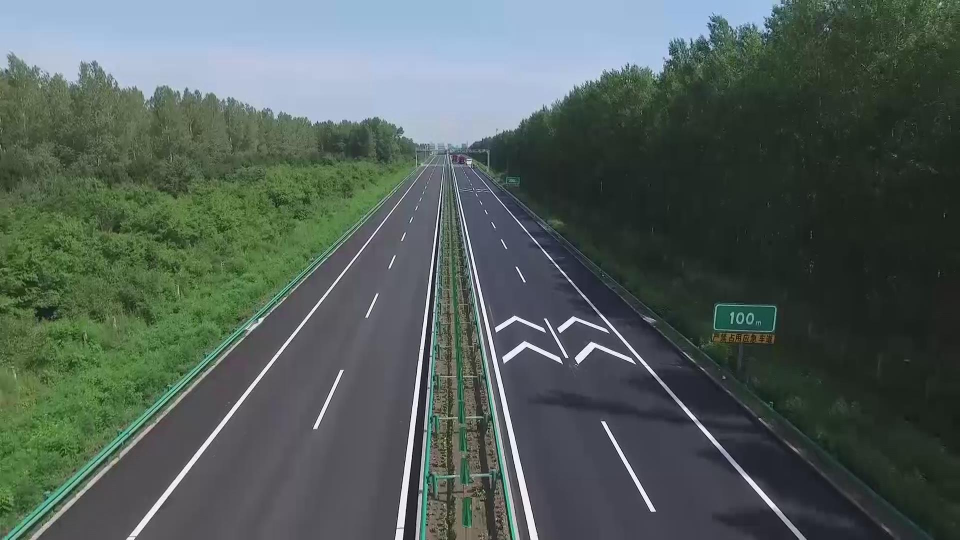
//> input picture HW2/picture/highway.png, 1920 x 1080 px (shown at 1/2 size); the run also reads 2 pictures not shown here
$ ./main   (built with g++ and OpenCV 4)
//> lines starting //> are read from the running program, lines starting //| are printed output that depends on the picture; after the words box and inside, x2 and y2 are one past the last pixel; in counts of white or black regions, pixels touching at a corner belong together
#include <opencv2/opencv.hpp>
#include <iostream>
#include <vector>
#include <cmath>
#include <algorithm>
#include <numeric>
#include <filesystem>

using namespace cv;
using namespace std;
namespace fs = std::filesystem;

void showImg(const string& name, const Mat& img) {
    imshow(name, img);
    waitKey(10); // 短暂等待刷新
}
// 增强版霍夫直线检测：动态阈值 + 更强NMS + 合并接近直线
struct LineCandidate {float rho; float theta; int votes;};
vector<Vec2f> myHoughLinesEnhanced(const Mat& edge, int minVotes, float mergeRho=10.f, float mergeThetaDeg=2.f, int topK=50) {
    int W=edge.cols, H=edge.rows; int maxDist=(int)std::lround(std::sqrt(W*W+H*H));
    int rhoRange = maxDist*2 + 1; int thetaRange=180; // [0,180)
    vector<int> acc(rhoRange*thetaRange,0);
    vector<double> sinT(thetaRange), cosT(thetaRange);
    for(int t=0;t<thetaRange;t++){ double th=t*CV_PI/180.0; sinT[t]=sin(th); cosT[t]=cos(th);}
    for(int y=0;y<H;y++){ const uchar* p=edge.ptr<uchar>(y); for(int x=0;x<W;x++) if(p[x]){
        for(int t=0;t<thetaRange;t++){ double rho=x*cosT[t]+y*sinT[t]; int r=(int)cvRound(rho)+maxDist; acc[r*thetaRange+t]++; }
    }}
    int maxVote=*max_element(acc.begin(), acc.end());
    int dynThresh = std::max(minVotes, (int)(maxVote*0.5)); // 动态阈值
    vector<LineCandidate> cand; cand.reserve(500);
    // 局部极大值 (3x3) + 阈值
    for(int r=1;r<rhoRange-1;r++){
        for(int t=1;t<thetaRange-1;t++){
            int v=acc[r*thetaRange+t]; if(v<dynThresh) continue; bool isMax=true;
            for(int dr=-1;dr<=1 && isMax;dr++) for(int dt=-1;dt<=1;dt++) if(dr||dt){ if(acc[(r+dr)*thetaRange+(t+dt)]>v){isMax=false; break;}};
            if(isMax){ cand.push_back({(float)(r-maxDist), (float)(t*CV_PI/180.f), v}); }
        }
    }
    // 根据票数排序
    sort(cand.begin(), cand.end(), [](auto& a, auto& b){return a.votes>b.votes;});
    // 合并接近的直线
    vector<Vec2f> result; vector<LineCandidate> kept;
    for(auto &c : cand){
        bool merged=false; for(auto &k: kept){ if(fabs(c.rho - k.rho) < mergeRho && fabs((c.theta - k.theta)*180.0/CV_PI) < mergeThetaDeg){ merged=true; if(c.votes>k.votes){ k=c; } break; }}
        if(!merged) kept.push_back(c);
        if((int)kept.size()>=topK) break;
    }
    for(auto &k: kept) result.push_back(Vec2f(k.rho, k.theta));
    return result;
}
// 新增：直线候选过滤（根据图像内有效段长度 + 边缘支持率）
vector<Vec2f> filterLines(const Mat& edge, const vector<Vec2f>& inLines, double minSupportRatio=0.35, int sampleStep=2, int minLength=60) {
    int W=edge.cols, H=edge.rows; vector<Vec2f> out; out.reserve(inLines.size());
    for(auto &l : inLines){ float rho=l[0], theta=l[1]; double ct=cos(theta), st=sin(theta);
        // 计算与图像边界的交点集合
        vector<Point2f> pts; pts.reserve(4);
        // x = 0 -> y
        if(fabs(st)>1e-6){ double y = (rho - 0*ct)/st; if(y>=0 && y<H) pts.emplace_back(0.f,(float)y); }
        // x = W-1 -> y
        if(fabs(st)>1e-6){ double y = (rho - (W-1)*ct)/st; if(y>=0 && y<H) pts.emplace_back((float)(W-1),(float)y); }
        // y = 0 -> x
        if(fabs(ct)>1e-6){ double x = (rho - 0*st)/ct; if(x>=0 && x<W) pts.emplace_back((float)x,0.f); }
        // y = H-1 -> x
        if(fabs(ct)>1e-6){ double x = (rho - (H-1)*st)/ct; if(x>=0 && x<W) pts.emplace_back((float)x,(float)(H-1)); }
        if(pts.size()<2) continue;
        // 选取最远两点
        Point2f p1,p2; double maxd=-1; for(size_t i=0;i<pts.size();i++) for(size_t j=i+1;j<pts.size();j++){ double d=norm(pts[i]-pts[j]); if(d>maxd){ maxd=d; p1=pts[i]; p2=pts[j]; }}
        if(maxd < minLength) continue;
        // 采样统计边缘支持
        int samples=(int)maxd/sampleStep; if(samples<10) samples=10; int support=0; for(int i=0;i<=samples;i++){ float t=i/(float)samples; float x=p1.x + (p2.x-p1.x)*t; float y=p1.y + (p2.y-p1.y)*t; int xi=cvRound(x), yi=cvRound(y); if(xi<1||xi>=W-1||yi<1||yi>=H-1) continue; bool hit=false; for(int dy=-1;dy<=1 && !hit;dy++) for(int dx=-1;dx<=1;dx++){ int xx=xi+dx, yy=yi+dy; if(xx>=0&&xx<W&&yy>=0&&yy<H && edge.at<uchar>(yy,xx)>0){ hit=true; break; }} if(hit) support++; }
        double ratio = samples>0 ? support/(double)samples : 0; if(ratio >= minSupportRatio) out.push_back(l);
    }
    return out;
}
// 增强版霍夫圆检测：按半径分层投票 + 梯度方向 + 动态阈值 + NMS + 合并
struct CircleCandidate {Point center; int r; int votes;};
vector<Vec3f> myHoughCirclesEnhanced(const Mat& edge, const Mat& gray, int minR, int maxR, double relativeThresh=0.6, int minCenterDist=20, int maxCandidatesPerRadius=20) {
    int rows=edge.rows, cols=edge.cols; Mat gx, gy; Sobel(gray, gx, CV_32F,1,0,3); Sobel(gray, gy, CV_32F,0,1,3);
    int rRange=maxR-minR+1; vector<vector<CircleCandidate>> allCands;
    // 逐半径投票
    for(int r=minR; r<=maxR; r++){
        Mat acc = Mat::zeros(rows, cols, CV_16U);
        for(int y=0;y<rows;y++){ const uchar* ep=edge.ptr<uchar>(y); for(int x=0;x<cols;x++) if(ep[x]){
            float dxv=gx.at<float>(y,x), dyv=gy.at<float>(y,x); if(fabs(dxv)<1e-5 && fabs(dyv)<1e-5) continue; float ang=atan2(dyv,dxv); float cs=cos(ang), sn=sin(ang);
            int a1=cvRound(x + r*cs), b1=cvRound(y + r*sn); if(a1>=0&&a1<cols&&b1>=0&&b1<rows) acc.at<unsigned short>(b1,a1)++;
            int a2=cvRound(x - r*cs), b2=cvRound(y + r*sn); if(a2>=0&&a2<cols&&b2>=0&&b2<rows) acc.at<unsigned short>(b2,a2)++; // 修正: 使用 a2
        }}
        double minV,maxV; Point minLoc,maxLoc; minMaxLoc(acc,&minV,&maxV,&minLoc,&maxLoc); if(maxV<=0) continue; double thr=maxV*relativeThresh;
        vector<CircleCandidate> cands;
        for(int y=1;y<rows-1;y++) for(int x=1;x<cols-1;x++){
            int v=acc.at<unsigned short>(y,x); if(v < thr) continue; bool isMax=true; for(int dy2=-1;dy2<=1 && isMax;dy2++) for(int dx2=-1;dx2<=1;dx2++) if(dx2||dy2){ if(acc.at<unsigned short>(y+dy2,x+dx2) > v){ isMax=false; break; }}
            if(isMax){ cands.push_back({Point(x,y), r, v}); }
        }
        sort(cands.begin(), cands.end(), [](auto &a, auto &b){return a.votes>b.votes;});
        if((int)cands.size() > maxCandidatesPerRadius) cands.resize(maxCandidatesPerRadius);
        allCands.push_back(cands);
    }
    // 合并所有半径候选
    vector<CircleCandidate> merged;
    for(auto &layer : allCands){ for(auto &c : layer){ bool skip=false; for(auto &m: merged){ if(norm(c.center - m.center) < minCenterDist && abs(c.r - m.r) < 5){ if(c.votes > m.votes) m = c; skip=true; break; } } if(!skip) merged.push_back(c); }}
    // 根据投票排序，输出
    sort(merged.begin(), merged.end(), [](auto &a, auto &b){return a.votes>b.votes;});
    vector<Vec3f> circles; circles.reserve(merged.size());
    for(auto &c: merged) circles.push_back(Vec3f((float)c.center.x, (float)c.center.y, (float)c.r));
    return circles;
}
// 新增：圆候选过滤（边缘命中率 + 梯度方向一致性）
vector<Vec3f> filterCircles(const Mat& edge, const Mat& gray, const vector<Vec3f>& inCircles, double edgeRatioThresh=0.5, double gradAlignThresh=0.35) {
    Mat gx, gy; Sobel(gray, gx, CV_32F,1,0,3); Sobel(gray, gy, CV_32F,0,1,3);
    int rows=edge.rows, cols=edge.cols; vector<Vec3f> out; out.reserve(inCircles.size());
    for(auto &c : inCircles){ int cx=cvRound(c[0]), cy=cvRound(c[1]), r=cvRound(c[2]); if(r<5) continue; if(cx<0||cx>=cols||cy<0||cy>=rows) continue;
        int samples = max(40, (int)cvRound(2*CV_PI*r/3)); int edgeHits=0, alignHits=0; for(int i=0;i<samples;i++){
            double ang = 2*CV_PI*i/samples; int x = cx + cvRound(r*cos(ang)); int y = cy + cvRound(r*sin(ang)); if(x<1||x>=cols-1||y<1||y>=rows-1) continue;
            // edge 检测（允许1像素膨胀）
            bool edgePixel=false; for(int dy=-1;dy<=1 && !edgePixel;dy++) for(int dx=-1;dx<=1;dx++){ int xx=x+dx, yy=y+dy; if(xx>=0&&xx<cols&&yy>=0&&yy<rows && edge.at<uchar>(yy,xx)>0){ edgePixel=true; break; }}
            if(edgePixel) edgeHits++;
            // 梯度方向与半径方向夹角
            float gxv=gx.at<float>(y,x), gyv=gy.at<float>(y,x); float mag = sqrt(gxv*gxv+gyv*gyv); if(mag>1e-3){ float rx = (x - cx)/(float)r; float ry = (y - cy)/(float)r; float dot = (gxv*rx + gyv*ry)/mag; if(fabs(dot) > 0.7f) alignHits++; }
        }
        double edgeRatio = edgeHits / (double)samples; double alignRatio = alignHits / (double)samples;
        if(edgeRatio >= edgeRatioThresh && alignRatio >= gradAlignThresh) out.push_back(c);
    }
    return out;
}

// 辅助：自适应 Canny 阈值
void adaptiveCanny(const Mat& gray, Mat& edge, double lowRatio=0.66, double highRatio=1.33) {
    vector<uchar> buf; buf.reserve(gray.total()); for(int y=0;y<gray.rows;y++){ const uchar* p=gray.ptr<uchar>(y); for(int x=0;x<gray.cols;x++) buf.push_back(p[x]); }
    nth_element(buf.begin(), buf.begin()+buf.size()/2, buf.end()); double med = buf[buf.size()/2];
    double low = std::max(0.0, lowRatio*med); double high = std::min(255.0, highRatio*med);
    Canny(gray, edge, low, high, 3);
}
// 圆检测前处理：闭运算 + 外部(一级)轮廓提取
Mat preprocessExternalCircleEdges(const Mat& edge, int closeKernelSize=5, int drawThickness=2) {
    Mat closed; morphologyEx(edge, closed, MORPH_CLOSE, getStructuringElement(MORPH_ELLIPSE, Size(closeKernelSize, closeKernelSize)));
    vector<vector<Point>> contours; findContours(closed, contours, RETR_EXTERNAL, CHAIN_APPROX_NONE);
    Mat external = Mat::zeros(edge.size(), CV_8U);
    for (auto &c : contours) for (auto &pt : c) external.at<uchar>(pt) = 255;
    // 使用指定厚度再描绘轮廓，增强连续性
    drawContours(external, contours, -1, Scalar(255), drawThickness);
    return external;
}
// 主函数
int main() {
    string pathPrefix = "../picture/";
    {
        cout << "Processing Highway (Enhanced Line Detection)..." << endl;
        Mat src = imread(pathPrefix + "highway.png");
//> src is the input picture: 1080 rows x 1920 cols, CV_8UC3; mean B, G, R 89.3, 94.3, 81.6
        if (src.empty()) {
            cerr << "Error: Cannot load highway.png" << endl;
        } else {
            Mat gray; cvtColor(src, gray, COLOR_BGR2GRAY);
//> after `cvtColor(src, gray, COLOR_BGR2GRAY)`:
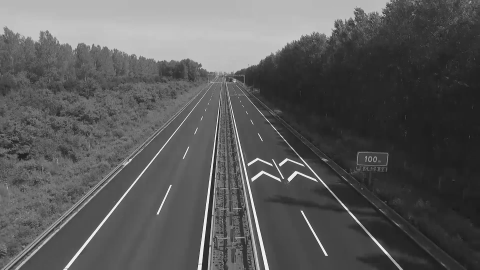
//> gray: 1080 rows x 1920 cols, CV_8UC1 (shown at 1/4 size); min 1, max 255, mean 89.9
            // 1) 双边滤波去除高频噪声，尽量保留边缘
            Mat grayBF; bilateralFilter(gray, grayBF, 9, 75, 75);
            // 2) 自适应 Canny 在双边后图像上
            Mat edge; adaptiveCanny(grayBF, edge);
//> after the loop in adaptiveCanny, `vector<uchar> buf; buf.reserve(gray.total()); for(int y=0;y<gray.rows;..`: buf = 2073600 items
//> in adaptiveCanny, `double med = buf[buf.size()/ 2]`: med = 82
//> in adaptiveCanny, `double low = std::max(0.0, lowRatio * med)`: low = 54.12
//> in adaptiveCanny, `double high = std::min(255.0, highRatio * med)`: high = 109.1
//> in adaptiveCanny, `Canny(gray, edge, low, high, 3);`:
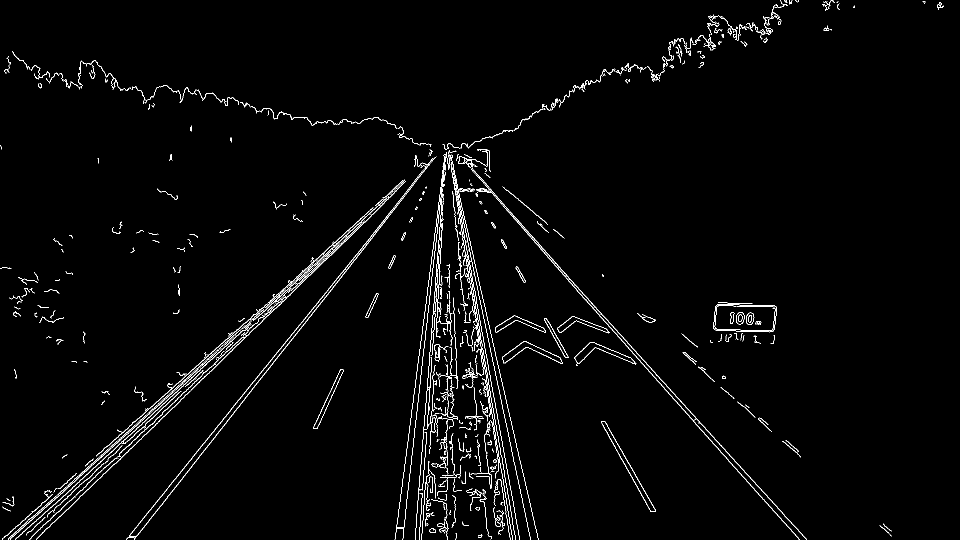
//> edge: 1080 rows x 1920 cols, CV_8UC1 (shown at 1/2 size); 1.9% white in thin lines or dots
            showImg("Highway Edge (Bilateral)", edge);
            // 3) 仅保留中下方公路区域(ROI)，不过度忽略右上角，避免误删关键信息
            Mat roadMask = Mat::zeros(src.size(), CV_8U);
            int roadY0 = cvRound(src.rows * 0.35); // 上 35% 去除
            rectangle(roadMask, Point(0, roadY0), Point(src.cols - 1, src.rows - 1), Scalar(255), FILLED);
//> roadMask: 1080 rows x 1920 cols, CV_8UC1; 65% white; 1 black region, box (x1, y1, x2, y2) and area: (0, 0, 1920, 378) 725760
            Mat centralMask = Mat::zeros(src.size(), CV_8U);
            int cX0 = cvRound(src.cols * 0.15), cX1 = cvRound(src.cols * 0.85);
            rectangle(centralMask, Point(cX0, roadY0), Point(cX1, src.rows - 1), Scalar(255), FILLED);
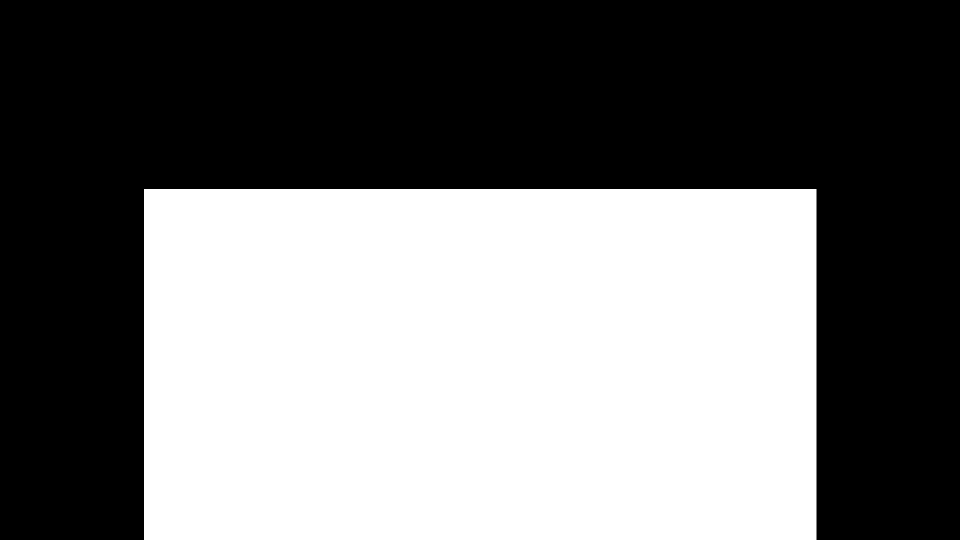
//> centralMask: 1080 rows x 1920 cols, CV_8UC1 (shown at 1/2 size); 45.5% white; 1 white region, box (x1, y1, x2, y2) and area: (288, 378, 1633, 1080) 944190
            Mat edgeRoad; bitwise_and(edge, roadMask, edgeRoad);
            Mat edgeCentral; bitwise_and(edge, centralMask, edgeCentral);
//> after `bitwise_and(edge, centralMask, edgeCentral)`:
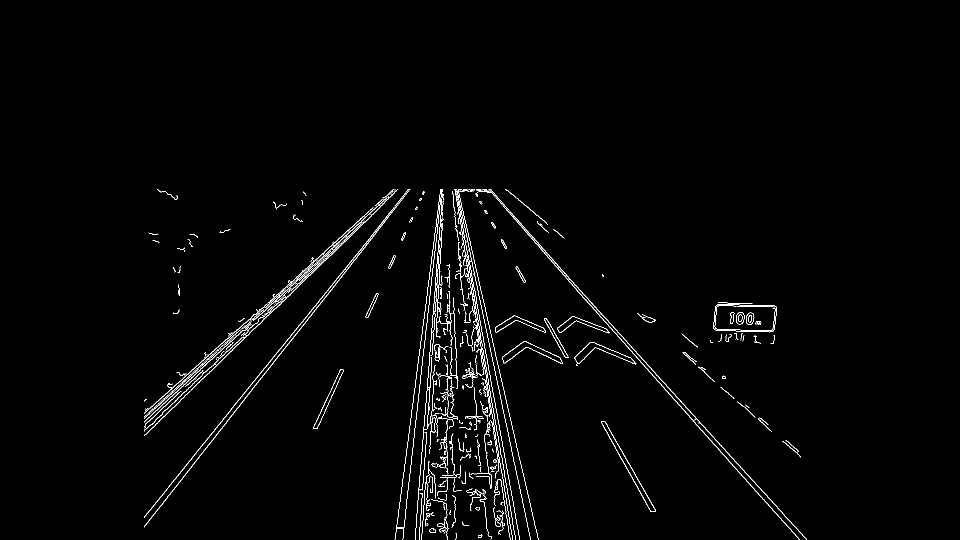
//> edgeCentral: 1080 rows x 1920 cols, CV_8UC1 (shown at 1/2 size); 1.4% white in thin lines or dots, all inside (x1, y1, x2, y2) = (288, 378, 1613, 1080)
            // 4) 主检测（路面ROI）
            vector<Vec2f> lines = myHoughLinesEnhanced(edgeRoad, 70, 5.f, 1.2f, 80);
//> lines = 8 items: [826, 0.8], [874, 0.68], [814, 0.84], [-806, 2.91], [-475, 2.41], [-814, 2.93], [807, 0.84], [911, 0.07]
            vector<Vec2f> linesFiltered = filterLines(edgeRoad, lines, 0.40, 2, 70);
//> the loop in filterLines, `for(auto &l : inLines){ float rho=l[0], theta=l[1]; double ct=cos(thet..` made 8 passes
//> (rho, theta, ct, st, y, x, maxd, p1) on passes 1 to 6: (826, 0.803, 0.695, 0.719, -704.9, 71.74, 1553.3, Point(1189.1, 0)), (874, 0.681, 0.777, 0.629, -981, 250.9, 1388.4, Point(1124.6, 0)), (814, 0.838, 0.669, 0.743, -632.5, 18.15, 1612.5, Point(1216.5, 0)), (-806, 2.91, -0.974, 0.225, 4729.1, 1076.3, 1107.4, Point(827.2, 0)), (-475, 2.41, -0.743, 0.669, 1421.4, 1610.7, 1451.9, Point(639.2, 0)), (-814, 2.93, -0.978, 0.208, 5113.1, 1061.5, 1103.1, Point(832.2, 0))
//> linesFiltered has the same summary as lines
            // 5) 中央弱线二次检测（更低票阈值）
            vector<Vec2f> centralLines = myHoughLinesEnhanced(edgeCentral, 55, 6.f, 1.5f, 40);
//> centralLines = 8 items: [874, 0.68], [826, 0.8], [-806, 2.91], [-475, 2.41], [-814, 2.93], [911, 0.07], [807, 0.84], [-839, 2.98]
            vector<Vec2f> centralFiltered = filterLines(edgeCentral, centralLines, 0.36, 2, 60);
//> the loop in filterLines (call 2), `for(auto &l : inLines){ float rho=l[0], theta=l[1]; double ct=cos(thet..` made 8 passes
//> (rho, theta, ct, st, y, x, maxd, p1) on passes 1 to 6: (874, 0.681, 0.777, 0.629, -981, 250.9, 1388.4, Point(1124.6, 0)), (826, 0.803, 0.695, 0.719, -704.9, 71.74, 1553.3, Point(1189.1, 0)), (-806, 2.91, -0.974, 0.225, 4729.1, 1076.3, 1107.4, Point(827.2, 0)), (-475, 2.41, -0.743, 0.669, 1421.4, 1610.7, 1451.9, Point(639.2, 0)), (-814, 2.93, -0.978, 0.208, 5113.1, 1061.5, 1103.1, Point(832.2, 0)), (911, 0.0698, 0.998, 0.0698, -14383.3, 837.8, 1081.6, Point(913.2, 0))
//> centralFiltered has the same summary as centralLines
            cout << "Detected lines raw: " << lines.size() << " filtered: " << linesFiltered.size() << "; central raw: " << centralLines.size() << " filtered: " << centralFiltered.size() << endl;
//| Detected lines raw: 8 filtered: 8; central raw: 8 filtered: 8
            // 6) 仅展示线段（在整图上绘制），颜色区分主检测/中央增强
            Mat result = src.clone();
            for (auto &ln : linesFiltered) {
                float rho = ln[0], theta = ln[1]; double a=cos(theta), b=sin(theta); double x0=a*rho, y0=b*rho;
                Point pt1(cvRound(x0 + 2000*(-b)), cvRound(y0 + 2000*(a)));
                Point pt2(cvRound(x0 - 2000*(-b)), cvRound(y0 - 2000*(a)));
                line(result, pt1, pt2, Scalar(0, 0, 255), 3, LINE_AA);
            }
//> this loop made 8 passes
//> (rho, theta, a, b, x0, y0, pt1, pt2) on passes 1 to 5: (826, 0.803, 0.695, 0.719, 573.8, 594.2, Point(-865, 1983), Point(2012, -795)), (874, 0.681, 0.777, 0.629, 679.2, 550, Point(-579, 2104), Point(1938, -1004)), (814, 0.838, 0.669, 0.743, 544.7, 604.9, Point(-942, 1943), Point(2031, -733)), (-806, 2.91, -0.974, 0.225, 785.3, -181.3, Point(335, -2130), Point(1235, 1767)), (-475, 2.41, -0.743, 0.669, 353, -317.8, Point(-985, -1804), Point(1691, 1168))
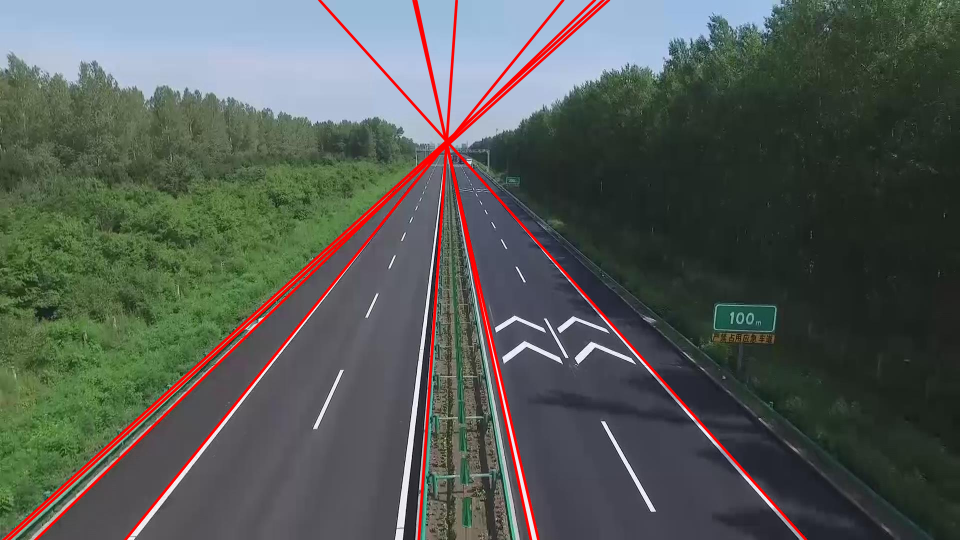
//> result: 1080 rows x 1920 cols, CV_8UC3 (shown at 1/2 size); 3.12% of pixels changed, all inside (x1, y1, x2, y2) = (3, 0, 1616, 1080)
            for (auto &ln : centralFiltered) {
                float rho = ln[0], theta = ln[1]; double a=cos(theta), b=sin(theta); double x0=a*rho, y0=b*rho;
                Point pt1(cvRound(x0 + 2000*(-b)), cvRound(y0 + 2000*(a)));
                Point pt2(cvRound(x0 - 2000*(-b)), cvRound(y0 - 2000*(a)));
                line(result, pt1, pt2, Scalar(0, 255, 255), 2, LINE_AA);
            }
//> this loop made 8 passes
//> (rho, theta, a, b, x0, y0, pt1, pt2) on passes 1 to 5: (874, 0.681, 0.777, 0.629, 679.2, 550, Point(-579, 2104), Point(1938, -1004)), (826, 0.803, 0.695, 0.719, 573.8, 594.2, Point(-865, 1983), Point(2012, -795)), (-806, 2.91, -0.974, 0.225, 785.3, -181.3, Point(335, -2130), Point(1235, 1767)), (-475, 2.41, -0.743, 0.669, 353, -317.8, Point(-985, -1804), Point(1691, 1168)), (-814, 2.93, -0.978, 0.208, 796.2, -169.2, Point(380, -2126), Point(1212, 1787))
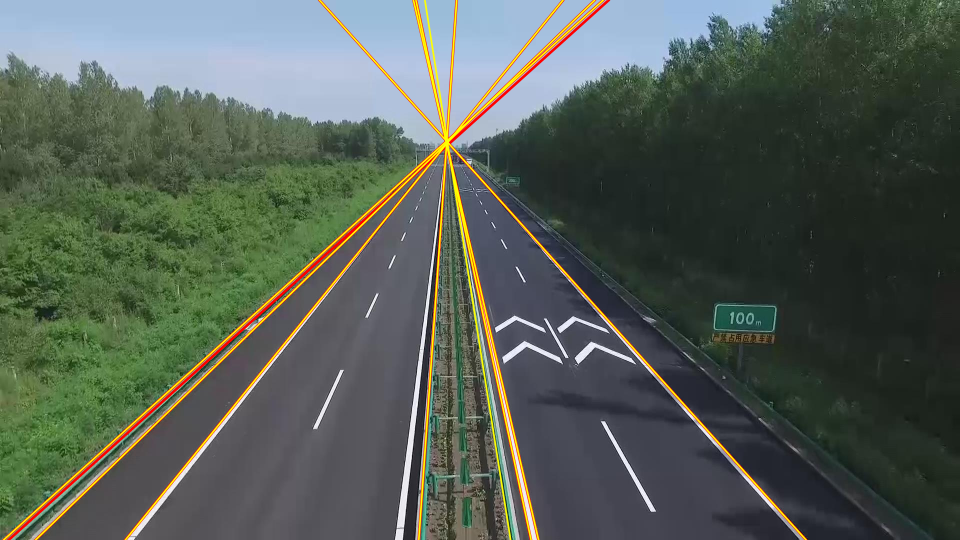
//> result: 1080 rows x 1920 cols, CV_8UC3 (shown at 1/2 size); 2.14% of pixels changed, all inside (x1, y1, x2, y2) = (5, 0, 1615, 1080)
            {
                Mat grayBlur; GaussianBlur(grayBF, grayBlur, Size(9,9), 2,2);
                Mat edgeCircleRaw; adaptiveCanny(grayBlur, edgeCircleRaw, 0.6, 1.4);
//> call 2 of adaptiveCanny, with lowRatio = 0.6, highRatio = 1.4
//> in adaptiveCanny (call 2), `double med = buf[buf.size()/ 2]`: med = 83
//> in adaptiveCanny (call 2), `double low = std::max(0.0, lowRatio * med)`: low = 49.8
//> in adaptiveCanny (call 2), `double high = std::min(255.0, highRatio * med)`: high = 116.2
//> in adaptiveCanny (call 2), `Canny(gray, edge, low, high, 3);`:
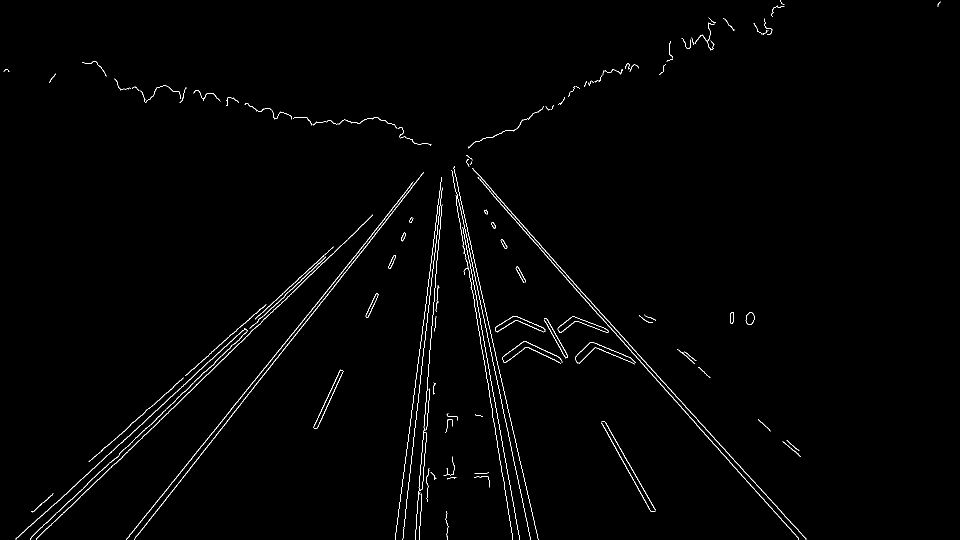
//> edge: 1080 rows x 1920 cols, CV_8UC1 (shown at 1/2 size); 1% white in thin lines or dots
                bitwise_and(edgeCircleRaw, roadMask, edgeCircleRaw); // 限制到路面区域
//> edgeCircleRaw: 1080 rows x 1920 cols, CV_8UC1; 0.89% white in thin lines or dots, all inside (x1, y1, x2, y2) = (31, 378, 1613, 1080)
                Mat edgeCircleClosedExternal = preprocessExternalCircleEdges(edgeCircleRaw, 7, 2);
//> (the rest of the program and of its run is left out)
